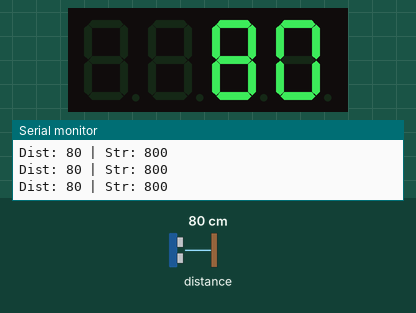
Simulated run of this sketch. Board: ESP32. Shown: 4-digit seven-segment display, the last lines printed to the serial monitor. Inputs (shaded band) come from the test bench; at power-on: distance to the obstacle 80 cm.

Above: at 1.2 s.
1.3 s: distance to the obstacle set to 2 cm
At 2.5 s:
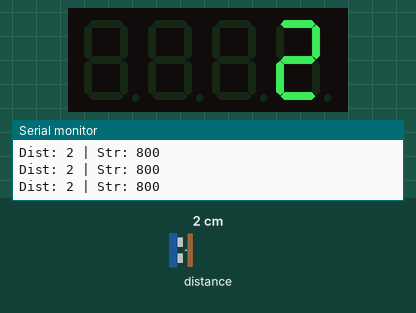
2.8 s: distance to the obstacle set to 4 cm
At 3.3 s:
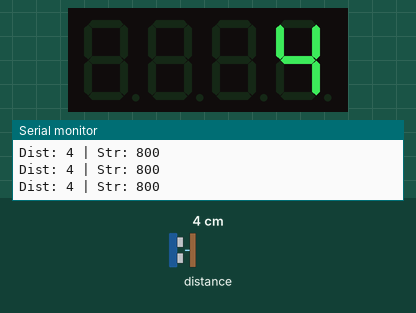
4.3 s: distance to the obstacle set to 9 cm
At 5.5 s:
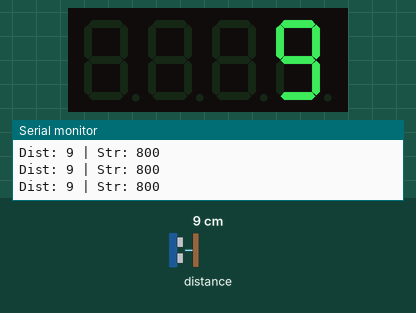
Timing chart, 0 to 7.3 s (numbered marks = the images above; inputs shaded):
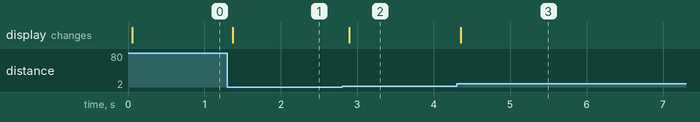

Measured:
- after the input at 1.3 s, the display: changes after 0.07 s (image 1)
- after the input at 2.8 s, the display: changes after 0.09 s (image 2)
- after the input at 4.3 s, the display: changes after 0.06 s (image 3)

The sketch:

ESP32-SENSOR-LASER-7DIGIT.ino
```cpp
#include <TFmini.h>

//#include <Arduino.h>
#include <TM1637TinyDisplay.h>

// Module connection pins (Digital Pins)
#define CLK 4
#define DIO 5
TM1637TinyDisplay display(CLK, DIO);


#include <HardwareSerial.h>
HardwareSerial MySerial(2);  ///

#include "TFMini.h"
TFMini tfmini;

//TFMini.TriggerSource(0)


void setup(void) {

  Serial.begin(115200);

  MySerial.begin(115200);

  tfmini.begin(&MySerial);

  display.setBrightness(BRIGHT_HIGH);


}

void loop(void) {

  tfmini.externalTrigger();
  uint16_t dist = tfmini.getDistance();
  uint16_t strength = tfmini.getRecentSignalStrength();

  // Take one TF Mini distance measurement
  Serial.print("Dist: ");
  Serial.print(dist);
  Serial.print(" | Str: ");
  Serial.println(strength);

   delay(25);

  //display.showString("Test");

  display.showNumber(dist, false);          // Expect: 0000


}
```
